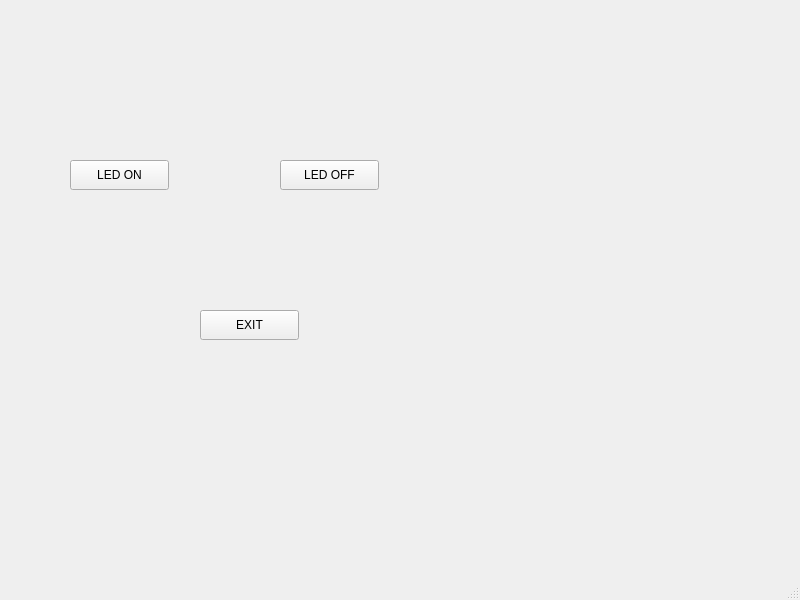
<?xml version="1.0" encoding="UTF-8"?>
<ui version="4.0">
 <class>MainWindow</class>
 <widget class="QMainWindow" name="MainWindow">
  <property name="geometry">
   <rect>
    <x>0</x>
    <y>0</y>
    <width>800</width>
    <height>600</height>
   </rect>
  </property>
  <property name="windowTitle">
   <string>MainWindow</string>
  </property>
  <widget class="QWidget" name="centralwidget">
   <widget class="QPushButton" name="btn_1">
    <property name="geometry">
     <rect>
      <x>70</x>
      <y>160</y>
      <width>99</width>
      <height>30</height>
     </rect>
    </property>
    <property name="text">
     <string>LED ON</string>
    </property>
   </widget>
   <widget class="QPushButton" name="btn_2">
    <property name="geometry">
     <rect>
      <x>280</x>
      <y>160</y>
      <width>99</width>
      <height>30</height>
     </rect>
    </property>
    <property name="text">
     <string>LED OFF</string>
    </property>
   </widget>
   <widget class="QPushButton" name="btn_3">
    <property name="geometry">
     <rect>
      <x>200</x>
      <y>310</y>
      <width>99</width>
      <height>30</height>
     </rect>
    </property>
    <property name="text">
     <string>EXIT</string>
    </property>
   </widget>
  </widget>
  <widget class="QMenuBar" name="menubar">
   <property name="geometry">
    <rect>
     <x>0</x>
     <y>0</y>
     <width>800</width>
     <height>28</height>
    </rect>
   </property>
  </widget>
  <widget class="QStatusBar" name="statusbar"/>
 </widget>
 <resources/>
 <connections>
  <connection>
   <sender>btn_3</sender>
   <signal>clicked()</signal>
   <receiver>MainWindow</receiver>
   <slot>slot1()</slot>
   <hints>
    <hint type="sourcelabel">
     <x>255</x>
     <y>361</y>
    </hint>
    <hint type="destinationlabel">
     <x>253</x>
     <y>434</y>
    </hint>
   </hints>
  </connection>
 </connections>
 <slots>
  <slot>btn1_1()</slot>
  <slot>btn2Func()</slot>
  <slot>slot1()</slot>
 </slots>
</ui>
